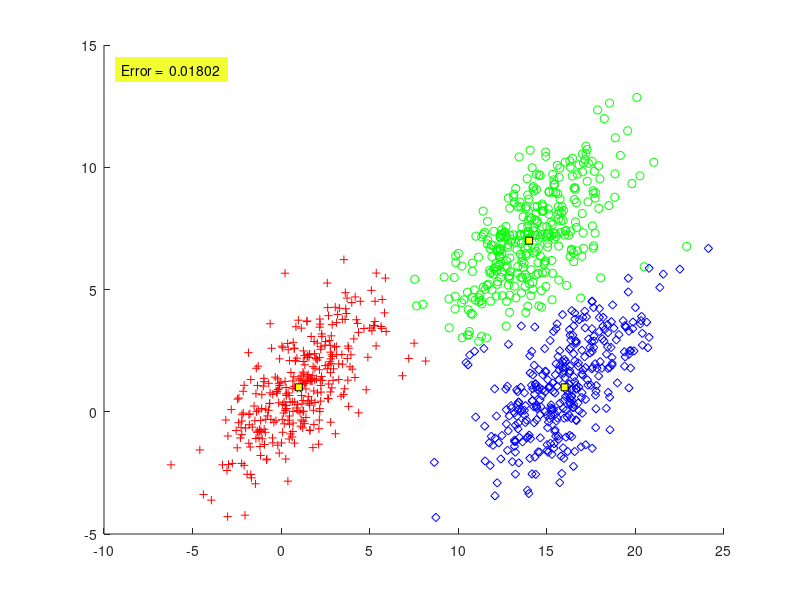

Write the MATLAB code that produced this figure.
function Pe= P2_3_Euclidean()
N=1000;

m=[1 14 16;1 7 1];
S(:,:,1)=[5 3;3 4];
S(:,:,2)=[5 3;3 4];
S(:,:,3)=[5 3;3 4];
P=[1/3 1/3 1/3 ];

%% (A)
X=[];
y=[];
[l,c]=size(m);
for j=1:c
% Generating the [p(j)*N)] vectors from each distribution
temp=mvnrnd(m(:,j),S(:,:,j),fix(P(j)*N));
% The total number of points may be slightly less than N
% due to the fix operator
X=[X ;temp];
y=[y ones(1,fix(P(j)*N))*j];
end

%% B
% l=dimensionality, c=no. of classes
[l,N]=size(X'); % N=no. of vectors
for i=1:N
for j=1:c
 t(j)=sqrt((X(i,:)'-m(:,j))'*(X(i,:)'-m(:,j)));
 Pxw(i,j)=comp_gauss_dens_val(m(:,j),S(:,:,j),X(i,:));
end
% Determining the maximum quantity Pi*p(x|wi)
 [num,z(i)]=min(t(:));
end
plot_data(X,z,m);
%% C
Pe=compute_error(y,z);
xx=axis;

text(xx(1)+1,xx(4)-1,...
['Error =  ' num2str(Pe,4)],...
'HorizontalAlignment','left',... 
 'BackgroundColor',[.95 1 0.2],...
 'Margin',5);
end
%%
function clas_error=compute_error(y,y_est)
[q,N]=size(y); % N= no. of vectors
c=max(y); % Determining the number of classes
clas_error=0; % Counting the misclassified vectors
for i=1:N
if(y(i) ~= y_est(i))
clas_error=clas_error+1;
end
end
% Computing the classification error
clas_error =clas_error/N;
end
%%
function z=comp_gauss_dens_val(m,S,x)
[l,q]=size(m); % l=dimensionality
z=(1/((2*pi)^ (l/2)*det(S)^ 0.5) )...
*exp(-0.5*(x'-m)'*inv(S)*(x'-m));
end
%% 
function plot_data(X,y,m)
[l,N]=size(X'); % N=no. of data vectors, l=dimensionality
[l,c]=size(m); % c=no. of classes
if(l ~=2)
fprintf('NO PLOT CAN BE GENERATED\n')
return
end
pale=['r+'; 'go'; 'bd'];
figure(2)
% Plot of the data vectors
hold on

for k=1:N
plot(X(k,1),X(k,2),pale(y(k),:))
end
% Plot of the class means
for j=1:c
plot(m(1,j),m(2,j),'--ks',...
                'MarkerFaceColor','y',...
                'MarkerSize',5)
end
end
